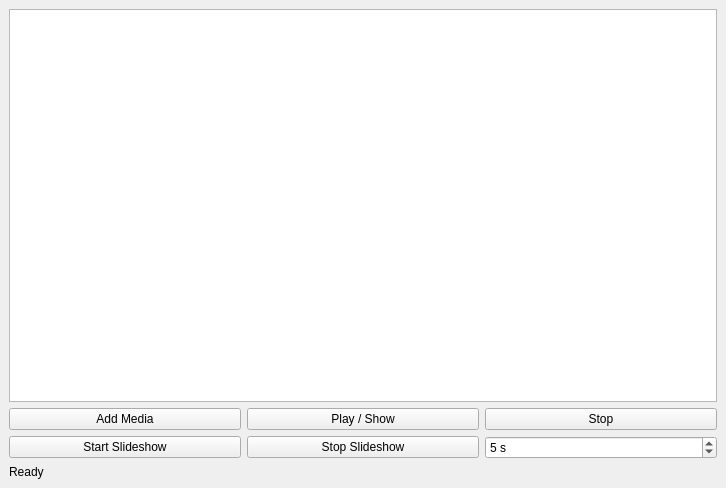
<?xml version="1.0" encoding="UTF-8"?>
<ui version="4.0">
 <class>ControlWindow</class>
 <widget class="QMainWindow" name="ControlWindow">
  <property name="geometry">
   <rect>
    <x>0</x>
    <y>0</y>
    <width>726</width>
    <height>488</height>
   </rect>
  </property>
  <property name="windowTitle">
   <string>Lumixor Control</string>
  </property>
  <widget class="QWidget" name="centralwidget">
      <layout class="QVBoxLayout" name="verticalLayout">
    <item>
     <widget class="QListWidget" name="listWidget"/>
    </item>
    <item>
     <layout class="QHBoxLayout" name="buttonLayout">
      <item>
       <widget class="QPushButton" name="btnAdd">
        <property name="text">
         <string>Add Media</string>
        </property>
       </widget>
      </item>
      <item>
       <widget class="QPushButton" name="btnPlay">
        <property name="text">
         <string>Play / Show</string>
        </property>
       </widget>
      </item>
      <item>
       <widget class="QPushButton" name="btnStop">
        <property name="text">
         <string>Stop</string>
        </property>
       </widget>
      </item>
     </layout>
    </item>

    <!-- NEW: slideshow controls -->
    <item>
     <layout class="QHBoxLayout" name="slideshowLayout">
      <item>
       <widget class="QPushButton" name="btnSlideshowStart">
        <property name="text">
         <string>Start Slideshow</string>
        </property>
       </widget>
      </item>
      <item>
       <widget class="QPushButton" name="btnSlideshowStop">
        <property name="text">
         <string>Stop Slideshow</string>
        </property>
       </widget>
      </item>
      <item>
       <widget class="QSpinBox" name="spinSlideshowSeconds">
        <property name="minimum">
         <number>1</number>
        </property>
        <property name="maximum">
         <number>3600</number>
        </property>
        <property name="value">
         <number>5</number>
        </property>
        <property name="suffix">
         <string> s</string>
        </property>
       </widget>
      </item>
     </layout>
    </item>

    <item>
     <widget class="QLabel" name="statusLabel">
      <property name="text">
       <string>Ready</string>
      </property>
     </widget>
    </item>
   </layout>
  </widget>
 </widget>
 <resources/>
 <connections/>
</ui>
